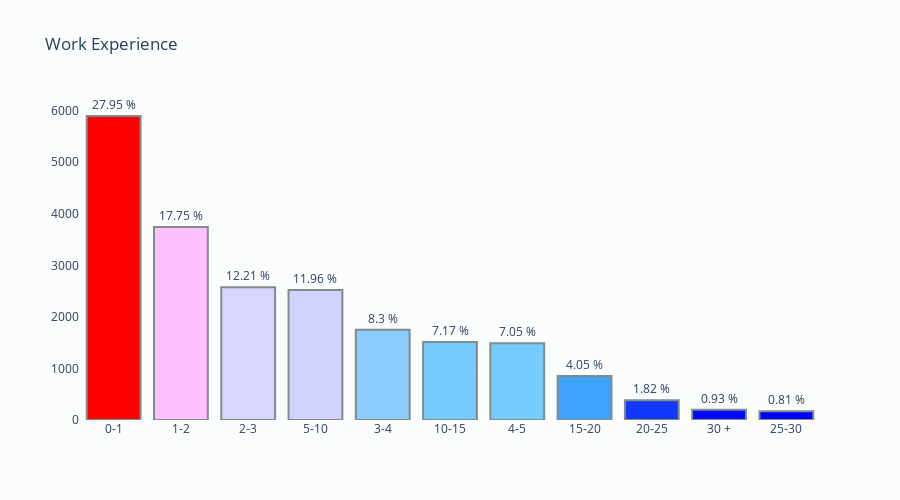

Notebook source saved alongside this figure:
### Code cell
title = 'Work Experience'
Horizontal_bar_plot(df, column = 'Q8', name = 'Year', title = title, limit = None,)

### Figure 1 — Plotly figure (JSON) as saved in the notebook; plotly's stock layout.template omitted (floating-point values rounded to 4 significant figures)
{"data": [{"marker": {"color": [5898, 3745, 2577, 2524, 1751, 1512, 1488, 854, 384, 197, 171], "colorscale": [[0, "rgb(0,0,255)"], [0.1, "rgb(51,153,255)"], [0.2, "rgb(102,204,255)"], [0.3, "rgb(153,204,255)"], [0.4, "rgb(204,204,255)"], [0.5, "rgb(255,255,255)"], [0.6, "rgb(255,204,255)"], [0.7, "rgb(255,153,255)"], [0.8, "rgb(255,102,204)"], [0.9, "rgb(255,102,102)"], [1, "rgb(255,0,0)"]], "line": {"color": "rgb(127,140,141)", "width": 2}}, "name": "Year", "orientation": "v", "text": ["27.95 %", "17.75 %", "12.21 %", "11.96 %", "8.3 %", "7.17 %", "7.05 %", "4.05 %", "1.82 %", "0.93 %", "0.81 %"], "textposition": "outside", "type": "bar", "x": ["0-1", "1-2", "2-3", "5-10", "3-4", "10-15", "4-5", "15-20", "20-25", "30 +", "25-30"], "y": [5898, 3745, 2577, 2524, 1751, 1512, 1488, 854, 384, 197, 171]}], "layout": {"height": 500, "paper_bgcolor": "rgb(251, 252, 252)", "plot_bgcolor": "rgb(251, 252, 252)", "title": {"text": "Work Experience"}, "width": 900, "yaxis": {"automargin": true}}}
